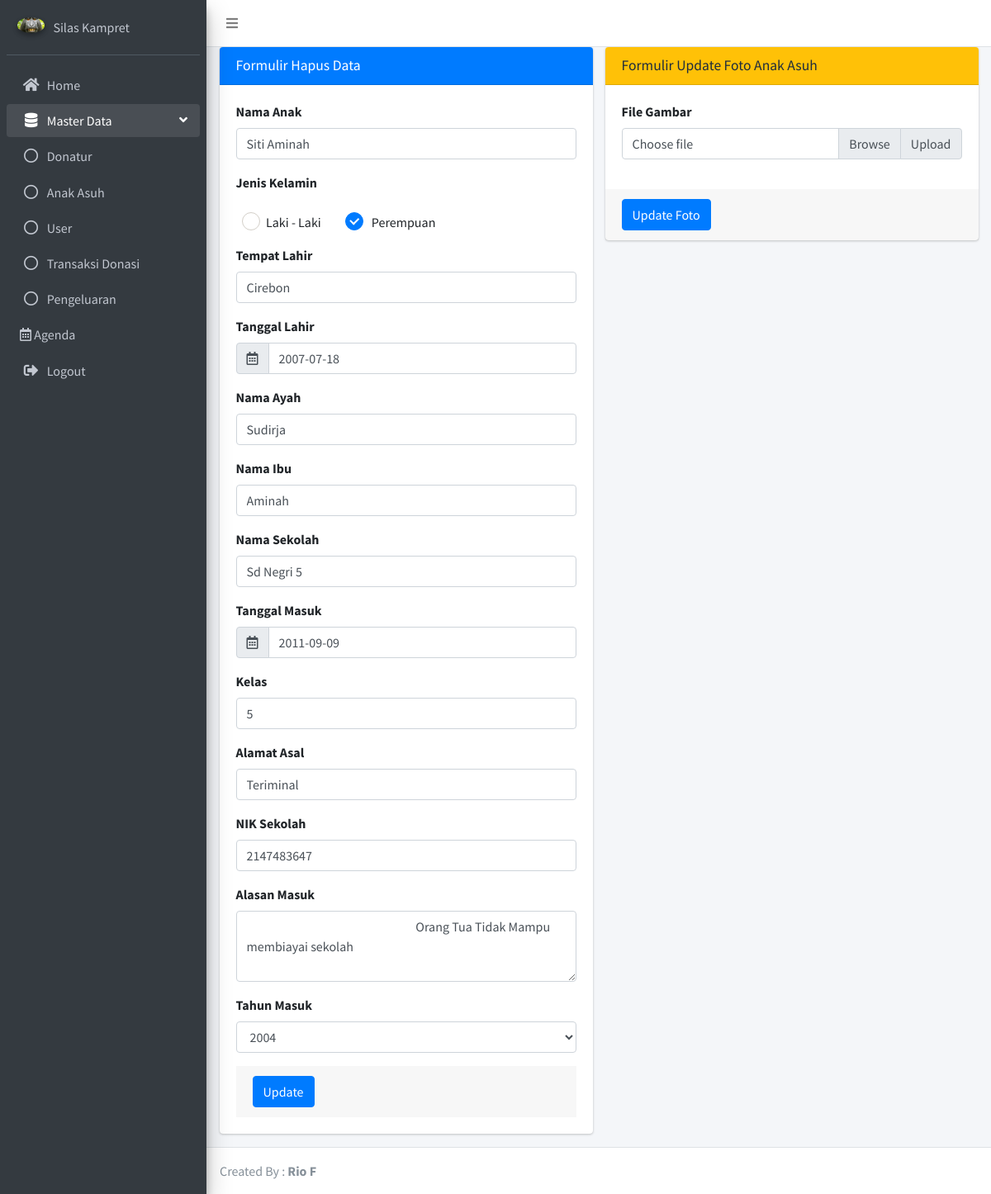
Page /index.php?mod=anak_edit&id=1 (signed in) on the committed database.
### tables this page shows
CREATE TABLE `ank_asuh` (
  `id_ank` int(11) NOT NULL,
  `nama_anak` varchar(255) NOT NULL,
  `jenis_kelamin` varchar(10) NOT NULL,
  `tempat_lahir` varchar(255) NOT NULL,
  `tanggal_lahir` date NOT NULL,
  `nama_ayah` varchar(255) NOT NULL,
  `nama_ibu` varchar(255) NOT NULL,
  `sekolah` varchar(50) NOT NULL,
  `tgl_masuk` date NOT NULL,
  `kelas` varchar(3) NOT NULL,
  `alamat_asal` varchar(255) NOT NULL,
  `nik_sekolah` varchar(20) NOT NULL,
  `alasan_masuk` varchar(100) NOT NULL,
  `tahun_masuk` int(5) NOT NULL,
  `gambar` varchar(255) NOT NULL
);

### modules/anak/anak_edit.php (the view, shortened to what this page needs)
<?php
	if (isset($_GET['id']) ) {
		$id = (int) $_GET['id'];
	$row = mysqli_fetch_array ( mysqli_query($con,"SELECT * FROM ank_asuh WHERE id_ank = '$id' "));
?>
<div class="container-fluid">
	<div class="row">
		<div class="col-md-6">
			<div class="card card-primary">
			  	<div class="card-header">
			        <h3 class="card-title">Formulir Hapus Data</h3>
			  	</div>
			  	<form role="form" method="post">
			        <div class="card-body">
						<div class="form-group">
							<label for="exampleInputEmail1">Nama Anak</label>
							<input  name="nama_anak"
							    type="text"
							    class="form-control"
							    id="exampleInputEmail1"
							    placeholder="Masukan Nama"
							    value="<?php echo $row['nama_anak']; ?>"
							>
						</div>
						<div class="form-group">
							<label for="exampleInputPassword1">Jenis Kelamin</label>
						</div>
						<div class="col-sm-8">
						    <div class="form-group clearfix">
						        <div class="icheck-primary d-inline">
						            <label for="radioPrimary1">
						            </label>Laki - Laki &nbsp;&nbsp;&nbsp;&nbsp;&nbsp;&nbsp;&nbsp;
						        </div>
						        <div class="icheck-primary d-inline">
						            <label for="radioPrimary2">
						            </label> Perempuan
						        </div>
						    </div>
						</div>
						<div class="form-group">
							<label for="exampleInputPassword1">Tempat Lahir</label>
							<input  name="tempat_lahir"
							    type="text"
							    class="form-control"
							    id="exampleInputPassword1"
							    placeholder="Tempat Lahir"
							    value="<?php echo $row['tempat_lahir']; ?>"
							>
						</div>
						<div class="form-group">
						    <label>Tanggal Lahir</label>
						    <div class="input-group">
						        <div class="input-group-prepend">
						          <span class="input-group-text"><i class="far fa-calendar-alt"></i></span>
						        </div>
						        <input  name="tanggal_lahir"
						            type="text"
						            class="form-control"
						            data-inputmask-alias="datetime"
						            data-inputmask-inputformat="yyyy/mm/dd"
						            data-mask
						            value="<?php echo $row['tanggal_lahir']; ?>"
						        >
						    </div>
						</div>
						<div class="form-group">
							<label for="exampleInputEmail1">Nama Ayah</label>
							<input  name="nama_ayah"
							  type="text"
							  class="form-control"
							  id="exampleInputEmail1"
							  placeholder="Masukan Nama Ayah"
							  value="<?php echo $row['nama_ayah']; ?>"
							>
						</div>
						<div class="form-group">
							<label for="exampleInputEmail1">Nama Ibu</label>
								<input  name="nama_ibu"
								    type="text"
								    class="form-control"
								    id="exampleInputEmail1"
								    placeholder="Masukan Nama Ibu"
								    value="<?php echo $row['nama_ibu']; ?>"
								>
						</div>
						<div class="form-group">
							<label for="exampleInputEmail1">Nama Sekolah</label>
								<input  name="sekolah"
								    type="text"
								    class="form-control"
								    id="exampleInputEmail1"
								    placeholder="Masukan Nama"
								    value="<?php echo $row['sekolah']; ?>"
								>
						</div>
						<div class="form-group">
						    <label>Tanggal Masuk</label>
						    <div class="input-group">
						        <div class="input-group-prepend">
						          <span class="input-group-text"><i class="far fa-calendar-alt"></i></span>
						        </div>
						        <input  name="tgl_masuk"
						            type="text"
						            class="form-control"
						            data-inputmask-alias="datetime"
						            data-inputmask-inputformat="yyyy/mm/dd"
						            data-mask
						            value="<?php echo $row['tgl_masuk']; ?>"
						        >
						    </div>
						</div>
						<div class="form-group">
							<label for="exampleInputEmail1">Kelas</label>
								<input  name="kelas"
								    type="number"
								    class="form-control"
								    id="exampleInputEmail1"
								    placeholder="Masukan Nama"
								    value="<?php echo $row['kelas']; ?>"
								>
						</div>
						<div class="form-group">
							<label for="exampleInputPassword1">Alamat Asal</label>
							<input  name="alamat_asal"
							    type="text"
							    class="form-control"
							    id="exampleInputPassword1"
							    placeholder="Masukan Alamat"
							    value="<?php echo $row['alamat_asal']; ?>"
							>
						</div>
						<div class="form-group">
							<label for="exampleInputEmail1">NIK Sekolah</label>
							<input  name="nik_sekolah"
							    type="number"
							    class="form-control"
							    id="exampleInputEmail1"
							    placeholder="Masukan Nama"
							    value="<?php echo $row['nik_sekolah']; ?>"
							>
						</div>
						<div class="form-group">
							<label>Alasan Masuk</label>
							  	<textarea class="form-control"
							  			rows="3"
							  			placeholder="Masukan Alasan"
							  			name="alasan_masuk"
					  			>
					  			<?php echo $row['alasan_masuk']; ?>
				  				</textarea>
						</div>
						<div class="form-group">
							<label>Tahun Masuk</label>
							  <select class="form-control" name="tahun_masuk">
							  <option value="<?php echo $row['tahun_masuk']; ?>"><?php echo $row['tahun_masuk']; ?></option>
							  </select>
						</div>
						<div class="card-footer">
							<button type="submit" class="btn btn-primary">Update</button>
						</div>
					</div>
			    </form>
			</div>
		</div>
		<div class="col-md-6">
			<div class="card card-warning">
			  	<div class="card-header">
			        <h3 class="card-title">Formulir Update Foto Anak Asuh</h3>
			  	</div>
				<form role="form" method="post"  enctype="multipart/form-data">
				    <div class="card-body">
				      	<div class="form-group">
							<label for="exampleInputFile">File Gambar</label>
							<div class="input-group">
							  <div class="custom-file">
							    <label class="custom-file-label" for="exampleInputFile">Choose file</label>
							  </div>
							  <div class="input-group-append">
							    <span class="input-group-text" id="">Upload</span>
							  </div>
							</div>
						</div>
				    </div>
				    <div class="card-footer">
				        <button type="submit" class="btn btn-primary">Update Foto</button>
				    </div>
				</form>
			</div>
		</div>
	</div>
</div>
<?php } ?>

### rows in the picture
ank_asuh: nama_anak "Siti Aminah", tempat_lahir "Cirebon", tanggal_lahir "2007-07-18", nama_ayah "Sudirja", nama_ibu "Aminah", sekolah "Sd Negri 5", tgl_masuk "2011-09-09", kelas "5", alamat_asal "Teriminal", nik_sekolah "2147483647", alasan_masuk "Orang Tua Tidak Mampu membiayai sekolah", tahun_masuk "2004"
